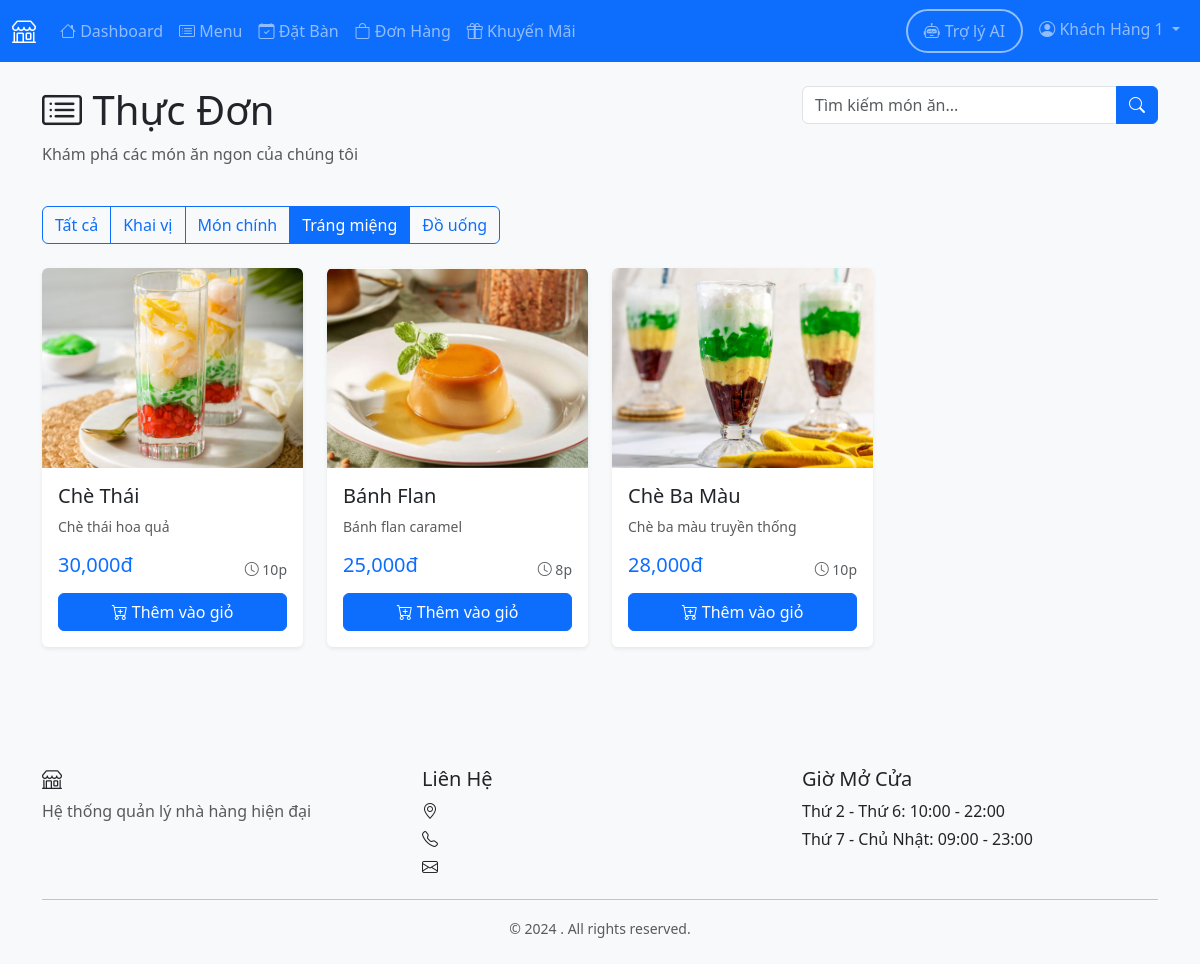
The page /customer/menu?category=dessert (signed in) on the database its author committed.
### models.py (models this page shows, shortened)
class User(UserMixin, db.Model):
    __tablename__ = 'users'
    user_id = db.Column(db.Integer, primary_key=True)
    name = db.Column(db.String(100), nullable=False)
    email = db.Column(db.String(120), unique=True, nullable=False)
    password_hash = db.Column(db.String(255), nullable=False)
    phone = db.Column(db.String(20))
    role = db.Column(db.String(20), nullable=False, default='customer')
    employee_type = db.Column(db.String(50))
    created_at = db.Column(db.DateTime, default=datetime.utcnow)
    active = db.Column(db.Boolean, default=True)
    health_check_date = db.Column(db.Date, nullable=True)
    reservations = db.relationship('Reservation', backref='customer', lazy=True)
    orders = db.relationship('Order', foreign_keys='Order.customer_id', backref='customer', lazy=True)
    feedbacks = db.relationship('Feedback', backref='customer', lazy=True)

class Menu(db.Model):
    __tablename__ = 'menu'
    menu_id = db.Column(db.Integer, primary_key=True)
    name = db.Column(db.String(100), nullable=False)
    description = db.Column(db.Text)
    price = db.Column(db.Float, nullable=False)
    category = db.Column(db.String(50), nullable=False)  # appetizer, main, dessert, drink
    image_url = db.Column(db.String(255))
    available = db.Column(db.Boolean, default=True)
    preparation_time = db.Column(db.Integer, default=15)  # minutes
    created_at = db.Column(db.DateTime, default=datetime.utcnow)
    calories = db.Column(db.Integer, nullable=True)
    order_items = db.relationship('OrderItem', backref='menu_item', lazy=True)

### routes/customer.py (the view)
@bp.route('/menu')
@login_required
@customer_required
def menu():
    category = request.args.get('category', 'all')
    search = request.args.get('search', '')
    query = Menu.query.filter_by(available=True)
    if category != 'all':
        query = query.filter_by(category=category)
    if search:
        query = query.filter(Menu.name.contains(search))
    menu_items = query.all()
    categories = db.session.query(
        Menu.category,
        func.count(Menu.menu_id)
    ).filter_by(available=True).group_by(Menu.category).all()
    return render_template('customer/menu.html',
                         menu_items=menu_items,
                         categories=categories,
                         current_category=category,
                         search=search)

### routes/customer.py (called while the page is built)
def customer_required(f):
    from functools import wraps
    @wraps(f)
    def decorated_function(*args, **kwargs):
        if not current_user.is_authenticated or current_user.role != 'customer':
            flash('Bạn không có quyền truy cập trang này.', 'danger')
            return redirect(url_for('auth.login'))
        return f(*args, **kwargs)
    return decorated_function

### templates/customer/menu.html (shortened to what this page needs)
{% extends "base.html" %}
{% block content %}
<div class="container">
    <div class="row mb-4">
        <div class="col-md-8">
            <h1><i class="bi bi-card-list"></i> Thực Đơn</h1>
            <p class="text-muted">Khám phá các món ăn ngon của chúng tôi</p>
        </div>
        <div class="col-md-4">
            <form method="GET" action="{{ url_for('customer.menu') }}" class="input-group">
                <input type="text" class="form-control" name="search" placeholder="Tìm kiếm món ăn..."
                    value="{{ search }}">
                <button class="btn btn-primary" type="submit">
                    <i class="bi bi-search"></i>
                </button>
            </form>
        </div>
    </div>
    <div class="row mb-4">
        <div class="col-12">
            <div class="btn-group" role="group">
                <a href="{{ url_for('customer.menu', category='all') }}"
                    class="btn {% if current_category == 'all' %}btn-primary{% else %}btn-outline-primary{% endif %}">
                    Tất cả
                </a>
                <a href="{{ url_for('customer.menu', category='appetizer') }}"
                    class="btn {% if current_category == 'appetizer' %}btn-primary{% else %}btn-outline-primary{% endif %}">
                    Khai vị
                </a>
                <a href="{{ url_for('customer.menu', category='main') }}"
                    class="btn {% if current_category == 'main' %}btn-primary{% else %}btn-outline-primary{% endif %}">
                    Món chính
                </a>
                <a href="{{ url_for('customer.menu', category='dessert') }}"
                    class="btn {% if current_category == 'dessert' %}btn-primary{% else %}btn-outline-primary{% endif %}">
                    Tráng miệng
                </a>
                <a href="{{ url_for('customer.menu', category='drink') }}"
                    class="btn {% if current_category == 'drink' %}btn-primary{% else %}btn-outline-primary{% endif %}">
                    Đồ uống
                </a>
            </div>
        </div>
    </div>
    <div class="row">
        {% for item in menu_items %}
        <div class="col-md-4 col-lg-3 mb-4">
            <div class="card h-100 menu-item-card">
                <img src="{{ url_for('static', filename='images/menu/' + item.image_url) }}"
                    class="card-img-top menu-item-image"
                    onerror="this.src='{{ url_for('static', filename='images/menu/default.jpg') }}'">
                <div class="card-body d-flex flex-column">
                    <h5 class="card-title">{{ item.name }}</h5>
                    <p class="card-text text-muted small flex-grow-1">
                        {{ item.description }}
                    </p>
                    <div class="d-flex justify-content-between align-items-center">
                        <span class="h5 text-primary">{{ '{:,.0f}'.format(item.price) }}đ</span>
                        <small class="text-muted">
                            <i class="bi bi-clock"></i> {{ item.preparation_time }}p
                        </small>
                    </div>
                    <button class="btn btn-primary w-100 mt-2 add-to-cart" data-item-id="{{ item.menu_id }}"
                        data-item-name="{{ item.name }}" data-item-price="{{ item.price }}">
                        <i class="bi bi-cart-plus"></i> Thêm vào giỏ
                    </button>
                </div>
            </div>
        </div>
        {% endfor %}
    </div>
</div>
{% endblock %}

### templates/base.html (shortened to what this page needs)
<!DOCTYPE html>
<html lang="vi">
<head>
    <link href="https://cdn.jsdelivr.net/npm/bootstrap@5.3.2/dist/css/bootstrap.min.css" rel="stylesheet">
    <link rel="stylesheet" href="https://cdn.jsdelivr.net/npm/bootstrap-icons@1.11.1/font/bootstrap-icons.css">
    <link rel="stylesheet" href="{{ url_for('static', filename='css/style.css') }}">
</head>
<body>
    {% if current_user.is_authenticated %}
    <nav class="navbar navbar-expand-lg navbar-dark bg-primary">
        <div class="container-fluid">
            <a class="navbar-brand" href="{{ url_for('index') }}">
                <i class="bi bi-shop"></i> {{ restaurant_name }}
            </a>
            <div class="collapse navbar-collapse" id="navbarNav">
                <ul class="navbar-nav me-auto">
                    {% if current_user.role == 'customer' %}
                        <li class="nav-item">
                            <a class="nav-link" href="{{ url_for('customer.dashboard') }}">
                                <i class="bi bi-house"></i> Dashboard
                            </a>
                        </li>
                        <li class="nav-item">
                            <a class="nav-link" href="{{ url_for('customer.menu') }}">
                                <i class="bi bi-card-list"></i> Menu
                            </a>
                        </li>
                        <li class="nav-item">
                            <a class="nav-link" href="{{ url_for('customer.reservation') }}">
                                <i class="bi bi-calendar-check"></i> Đặt Bàn
                            </a>
                        </li>
                        <li class="nav-item">
                            <a class="nav-link" href="{{ url_for('customer.my_orders') }}">
                                <i class="bi bi-bag"></i> Đơn Hàng
                            </a>
                        </li>
                        <li class="nav-item">
                            <a class="nav-link" href="{{ url_for('customer.promotions') }}">
                                <i class="bi bi-gift"></i> Khuyến Mãi
                            </a>
                        </li>
                    {% endif %}
                </ul>
                <ul class="navbar-nav">
                    <li class="nav-item">
                        <a class="nav-link btn btn-outline-primary rounded-pill px-3 me-2"
                           href="{{ url_for('chatbot.index') }}"
                           style="border: 2px solid; display: flex; align-items: center; gap: 5px;">
                            <i class="bi bi-robot"></i>
                            <span class="d-none d-lg-inline">Trợ lý AI</span>
                        </a>
                    </li>
                    <li class="nav-item dropdown">
                        <a class="nav-link dropdown-toggle" href="#" id="navbarDropdown" role="button" data-bs-toggle="dropdown">
                            <i class="bi bi-person-circle"></i> {{ current_user.name }}
                        </a>
                    </li>
                </ul>
            </div>
        </div>
    </nav>
    {% endif %}
    <main class="{% if current_user.is_authenticated %}py-4{% endif %}">
        {% block content %}{% endblock %}
    </main>
    {% if current_user.is_authenticated %}
    <footer class="bg-light mt-5 py-4">
        <div class="container">
            <div class="row">
                <div class="col-md-4">
                    <h5><i class="bi bi-shop"></i> {{ restaurant_name }}</h5>
                    <p class="text-muted">Hệ thống quản lý nhà hàng hiện đại</p>
                </div>
                <div class="col-md-4">
                    <h5>Liên Hệ</h5>
                    <p class="mb-1"><i class="bi bi-geo-alt"></i> {{ restaurant_address }}</p>
                    <p class="mb-1"><i class="bi bi-telephone"></i> {{ restaurant_phone }}</p>
                    <p class="mb-1"><i class="bi bi-envelope"></i> {{ restaurant_email }}</p>
                </div>
                <div class="col-md-4">
                    <h5>Giờ Mở Cửa</h5>
                    <p class="mb-1">Thứ 2 - Thứ 6: 10:00 - 22:00</p>
                    <p class="mb-1">Thứ 7 - Chủ Nhật: 09:00 - 23:00</p>
                </div>
            </div>
            <hr>
            <div class="text-center text-muted">
                <small>&copy; 2024 {{ restaurant_name }}. All rights reserved.</small>
            </div>
        </div>
    </footer>
    {% endif %}
</body>
</html>

### static/css/style.css (style rules this page uses)
:root { --primary-color: #0d6efd; --success-color: #198754; --warning-color: #ffc107; --danger-color: #dc3545; --info-color: #0dcaf0; }
body { font-family: 'Segoe UI', Tahoma, Geneva, Verdana, sans-serif; background-color: #f8f9fa; }
.navbar-brand { font-weight: 600; font-size: 1.5rem; }
.card { transition: all 0.3s ease; border: none; box-shadow: 0 0.125rem 0.25rem rgba(0, 0, 0, 0.075); }
.btn { transition: all 0.3s ease; }
.menu-item-card { border: none; overflow: hidden; }
.menu-item-image { width: 100%; height: 200px; object-fit: cover; }
footer { margin-top: auto; }

### rows shown on the page
User: name "Khách Hàng 1"
Menu: image_url (picture), name "Chè Thái", description "Chè thái hoa quả", price "30,000", preparation_time "10"
Menu: image_url (picture), name "Bánh Flan", description "Bánh flan caramel", price "25,000", preparation_time "8"
Menu: image_url (picture), name "Chè Ba Màu", description "Chè ba màu truyền thống", price "28,000", preparation_time "10"
